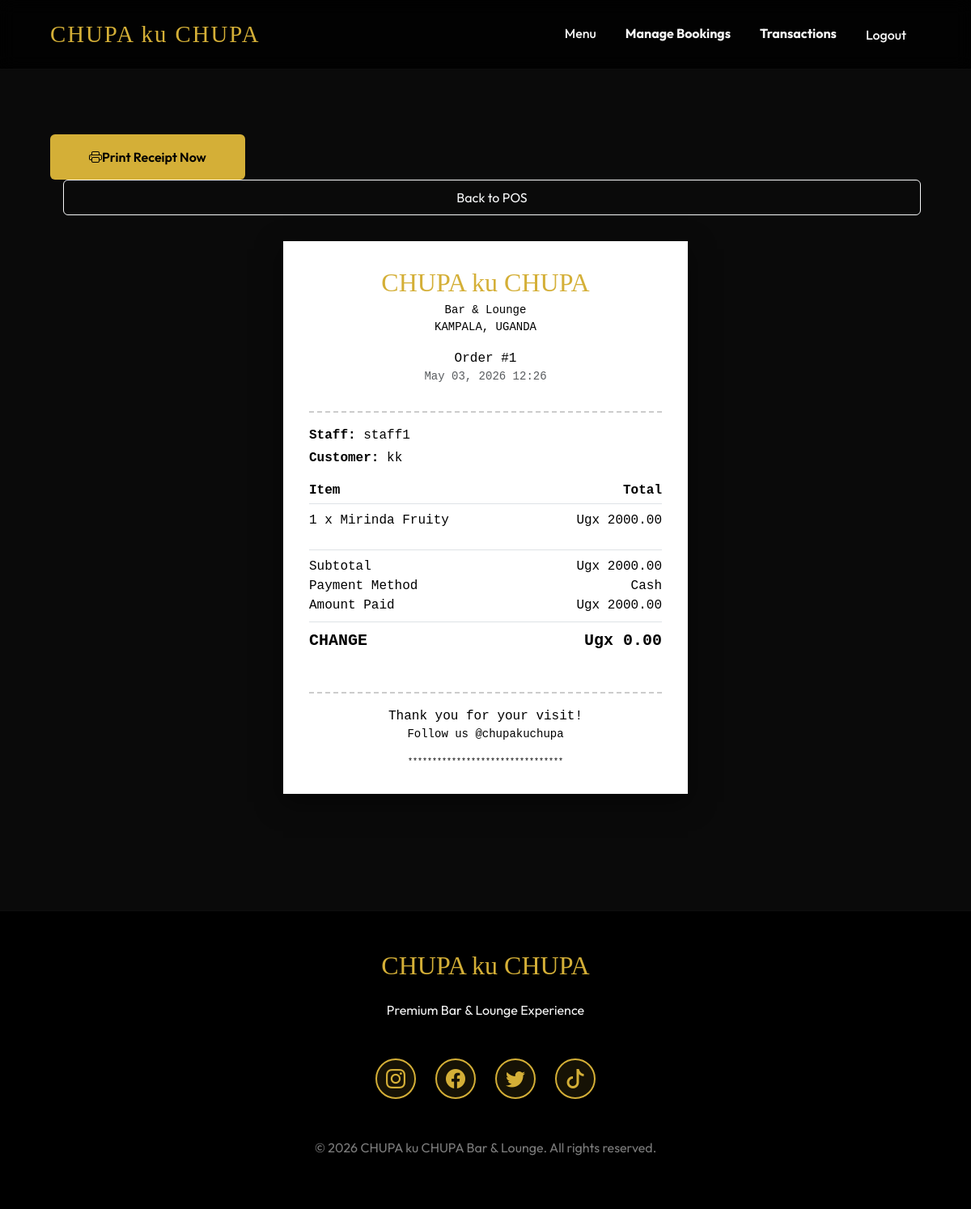
Page /orders/receipt/1/ (signed in) on the committed database.
### orders/models.py (models this page shows, shortened)
class Order(models.Model):
    staff_member = models.ForeignKey(settings.AUTH_USER_MODEL, on_delete=models.SET_NULL, null=True, related_name='recorded_orders')
    customer_name = models.CharField(max_length=200, blank=True, null=True)
    total_amount = models.DecimalField(max_digits=12, decimal_places=2, default=0.00)
    created_at = models.DateTimeField(auto_now_add=True)
    is_paid = models.BooleanField(default=False)
    payment_method = models.CharField(max_length=20, choices=[('CASH', 'Cash'), ('MOBILE_MONEY', 'Mobile Money')], default='CASH')
    amount_paid = models.DecimalField(max_digits=12, decimal_places=2, default=0.00)
    transaction_id = models.CharField(max_length=100, blank=True, null=True)
    payment_phone = models.CharField(max_length=20, blank=True, null=True)
    staff_name = models.CharField(max_length=100, blank=True, null=True, verbose_name="Staff Name")
    @property
    def change(self):
        return max(self.amount_paid - self.total_amount, 0)

class OrderItem(models.Model):
    order = models.ForeignKey(Order, related_name='items', on_delete=models.CASCADE)
    product = models.ForeignKey(Product, on_delete=models.CASCADE)
    quantity = models.PositiveIntegerField(default=1)
    price_at_time = models.DecimalField(max_digits=10, decimal_places=2)

### accounts/models.py (models this page shows, shortened)
class CustomUser(AbstractUser):
    MANAGER = 'MANAGER'
    STAFF = 'STAFF'
    CUSTOMER = 'CUSTOMER'
    ROLE_CHOICES = [
        (MANAGER, 'Manager'),
        (STAFF, 'Staff'),
        (CUSTOMER, 'Customer'),
    ]
    role = models.CharField(max_length=10, choices=ROLE_CHOICES, default=CUSTOMER)
    phone = models.CharField(max_length=15, blank=True, null=True)
    address = models.TextField(blank=True, null=True)

### products/models.py (models this page shows, shortened)
class Product(models.Model):
    name = models.CharField(max_length=200)
    category = models.ForeignKey(Category, related_name='products', on_delete=models.CASCADE)
    description = models.TextField()
    price = models.DecimalField(max_digits=10, decimal_places=2)
    stock_quantity = models.PositiveIntegerField(default=0)
    image = models.ImageField(upload_to='products/', blank=True, null=True)
    is_active = models.BooleanField(default=True)

### orders/views.py (the view)
# urls.py: path('receipt/<int:order_id>/', views.ReceiptView.as_view(), name='receipt'),
class ReceiptView(LoginRequiredMixin, StaffRequiredMixin, DetailView):
    model = Order
    template_name = 'orders/receipt.html'
    context_object_name = 'order'
    pk_url_kwarg = 'order_id'

### orders/views.py (called while the page is built)
    def test_func(self):
        return self.request.user.role in ['STAFF', 'MANAGER']

### templates/orders/receipt.html (shortened to what this page needs)
{% extends 'base.html' %}
{% block content %}
<div class="text-center mb-4 no-print animate-fade">
    <button onclick="window.print()" class="btn btn-gold px-5 py-3">
        <i class="bi bi-printer"></i> Print Receipt Now
    </button>
    <a href="{% url 'orders:pos' %}" class="btn btn-outline-light ms-3">Back to POS</a>
</div>
<div class="receipt-container animate-fade">
    <div class="receipt-header text-center">
        <h2 class="mb-1">CHUPA ku CHUPA</h2>
        <p class="small mb-0">Bar & Lounge</p>
        <p class="small">KAMPALA, UGANDA</p>
        <p class="mb-0">Order #{{ order.id }}</p>
        <p class="small text-muted">{{ order.created_at|date:"M d, Y H:i" }}</p>
    </div>
    <div class="mb-3">
        <p class="mb-1"><strong>Staff:</strong> {% if order.staff_name %}{{ order.staff_name }}{% else %}{{ order.staff_member.username }}{% endif %}</p>
        {% if order.customer_name %}
            <p class="mb-0"><strong>Customer:</strong> {{ order.customer_name }}</p>
        {% endif %}
    </div>
    <div class="items-list mb-4">
        <div class="d-flex justify-content-between border-bottom pb-1 mb-2 fw-bold">
            <span>Item</span>
            <span>Total</span>
        </div>
        {% for item in order.items.all %}
            <div class="receipt-item d-flex justify-content-between">
                <span>{{ item.quantity }} x {{ item.product.name }}</span>
                <span>Ugx {{ item.price_at_time }}</span>
            </div>
        {% endfor %}
    </div>
    <div class="totals border-top pt-2">
        <div class="d-flex justify-content-between fs-6">
            <span>Subtotal</span>
            <span>Ugx {{ order.total_amount }}</span>
        </div>
        <div class="d-flex justify-content-between fs-6">
            <span>Payment Method</span>
            <span>{{ order.get_payment_method_display }}</span>
        </div>
        <div class="d-flex justify-content-between fs-6">
            <span>Amount Paid</span>
            <span>Ugx {{ order.amount_paid }}</span>
        </div>
        <div class="d-flex justify-content-between fs-5 fw-bold mt-2 pt-2 border-top">
            <span>CHANGE</span>
            <span>Ugx {{ order.change }}</span>
        </div>
    </div>
    <div class="receipt-footer mt-5">
        <p class="mb-0">Thank you for your visit!</p>
        <p class="small">Follow us @chupakuchupa</p>
        <div class="mt-2" style="font-size: 10px;">
            ********************************
        </div>
    </div>
</div>
{% endblock %}

### templates/base.html (style rules this page uses)
:root { --primary-gold: #D4AF37; --dark-bg: #0A0A0A; --card-bg: #1A1A1A; --glass-bg: rgba(255, 255, 255, 0.05); --text-light: #F5F5F5; }
body { background-color: var(--dark-bg); color: var(--text-light); font-family: 'Outfit', sans-serif; overflow-x: hidden; }
h1, h2, h3, .navbar-brand { font-family: 'Playfair Display', serif; color: var(--primary-gold); }
.btn-gold { background-color: var(--primary-gold); color: black; font-weight: 600; border: none; transition: all 0.3s ease; }
.animate-fade { animation: fadeIn 0.8s ease forwards; }
.btn { min-height: 44px; min-width: 44px; display: flex; align-items: center; justify-content: center; font-size: 1rem; }

### templates/orders/receipt.html (style rules this page uses)
.receipt-container { max-width: 500px; margin: 2rem auto; padding: 2rem; background: white; color: black; border-radius: 0; box-shadow: 0 10px 30px rgba(0,0,0,0.5); font-family: 'Courier New', Courier, monospace; }
.receipt-header { border-bottom: 2px dashed #ccc; padding-bottom: 1rem; margin-bottom: 1rem; }
.receipt-footer { border-top: 2px dashed #ccc; padding-top: 1rem; margin-top: 1rem; text-align: center; }
.receipt-item { margin-bottom: 0.5rem; }

### rows in the picture
Order: id "1", created_at "May 03, 2026 12:26", staff_member.username "staff1", customer_name "kk", total_amount "2000.00", payment_method "Cash", amount_paid "2000.00", change "0.00"
OrderItem: quantity "1", product.name "Mirinda Fruity", price_at_time "2000.00"
